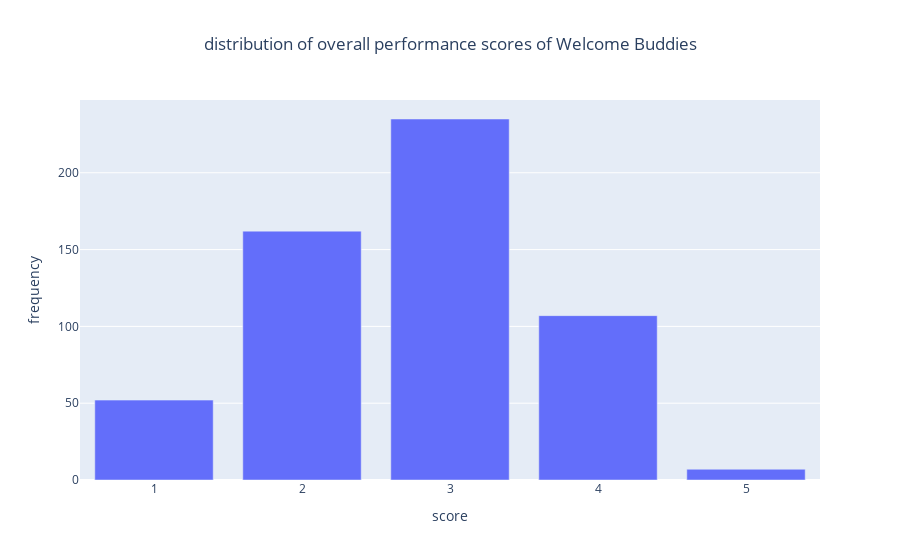

Notebook cell for this chart:
### Code cell
score_fig = px.bar(score_counts, title="distribution of overall performance scores of Welcome Buddies")
score_fig.update_layout(
    xaxis_title = "score",
    yaxis_title = "frequency",
    title_x = 0.5, 
    showlegend = False
)
score_fig.show()

### Figure 1 — Plotly figure (JSON) as saved in the notebook; plotly's stock layout.template omitted (floating-point values rounded to 4 significant figures)
{"data": [{"alignmentgroup": "True", "hovertemplate": "variable=overall<br>index=%{x}<br>value=%{y}<extra></extra>", "legendgroup": "overall", "marker": {"color": "#636efa", "pattern": {"shape": ""}}, "name": "overall", "offsetgroup": "overall", "orientation": "v", "showlegend": true, "textposition": "auto", "type": "bar", "x": [3, 2, 4, 1, 5], "xaxis": "x", "y": [235, 162, 107, 52, 7], "yaxis": "y"}], "layout": {"barmode": "relative", "legend": {"title": {"text": "variable"}, "tracegroupgap": 0}, "showlegend": false, "title": {"text": "distribution of overall performance scores of Welcome Buddies", "x": 0.5}, "xaxis": {"anchor": "y", "domain": [0, 1], "title": {"text": "score"}}, "yaxis": {"anchor": "x", "domain": [0, 1], "title": {"text": "frequency"}}}}
